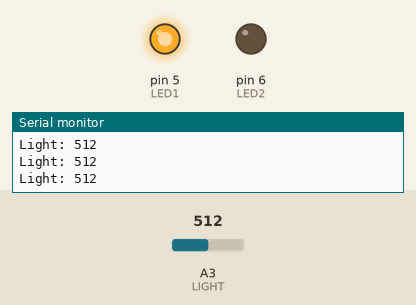
Recording of a sketch running on a simulated Arduino Uno, built with avr-gcc and run on an emulated ATmega328P. Shown: output pins drawn as LEDs (lit = HIGH), the last lines printed to the serial monitor. The test bench sets the inputs (shaded band); at power-on: A3 (LIGHT) = 512.

Above: at 1.2 s.
1.3 s: A3 (LIGHT) set to 640
2.8 s: A3 (LIGHT) set to 661
At 3.9 s:
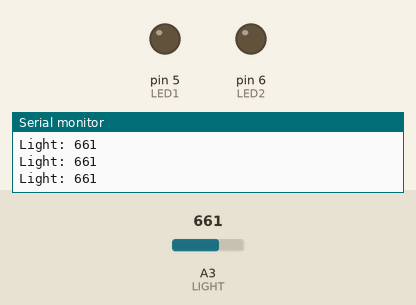
4.3 s: A3 (LIGHT) set to 511
At 4.9 s:
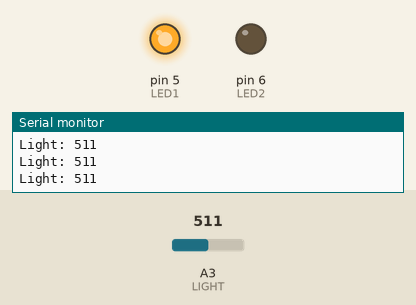
5.8 s: A3 (LIGHT) set to 660
At 6.4 s:
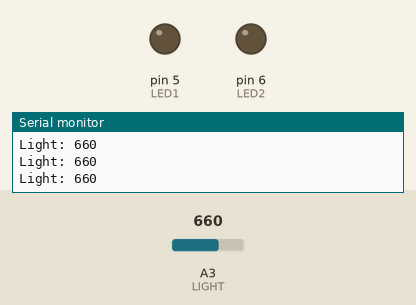
Timing chart, 0 to 8.8 s (numbered marks = the images above; inputs shaded):
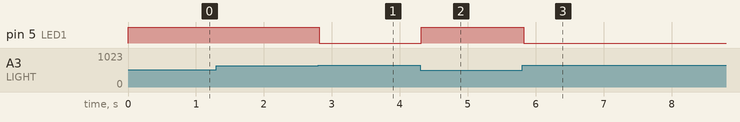

The sketch:

DangerShield.ino
```cpp
#include <CapSense.h>
#define LIGHT  3
#define LED1 5
#define LED2 6

int val;

CapSense   cs_9_2 = CapSense(9,2);   //Initializes CapSense pins
void setup() {
  // put your setup code here, to run once:
    Serial.begin(9600);
    cs_9_2.set_CS_AutocaL_Millis(0xFFFFFFFF);
    pinMode(LED1, OUTPUT);
    pinMode(LED2, OUTPUT);
    pinMode(LIGHT, INPUT);
}

void loop() {
  // put your main code here, to run repeatedly:
    val = analogRead(LIGHT);
    Serial.print("Light: ");
    Serial.println(val);
    if(val <= 650  ){
      digitalWrite(LED1,HIGH);
    }
    else{
      digitalWrite(LED1,LOW);
    }
}
```

Measured:
- the behaviour switches between 650 and 651 on A3 (LIGHT) (found by bisection; images 0 and 1)
- after the input at 2.8 s, pin 5 (LED1): HIGH → LOW at once
- after the input at 4.3 s, pin 5 (LED1): LOW → HIGH at once
- after the input at 5.8 s, pin 5 (LED1): HIGH → LOW at once
